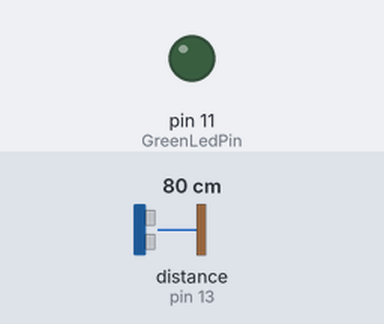
The sketch below on a simulated Arduino Uno, built with avr-gcc and run on an emulated ATmega328P. On the bench: output pins drawn as LEDs (lit = HIGH). Wiring (inferred from the names in the program): ultrasonic range finder: trigger pin 12; echo pin 13. The inputs (shaded band) are chosen by the test bench; at power-on: distance to the obstacle (sensor on pin 13) 80 cm. The echo pulse lasts 58.3 µs per cm; pins used as bus, display or sensor lines are not drawn; what the sketch prints to the serial monitor is not drawn.

Above: at 1.2 s.
1.3 s: distance to the obstacle (sensor on pin 13) set to 17 cm
4.3 s: distance to the obstacle (sensor on pin 13) set to 14 cm
At 5.5 s:
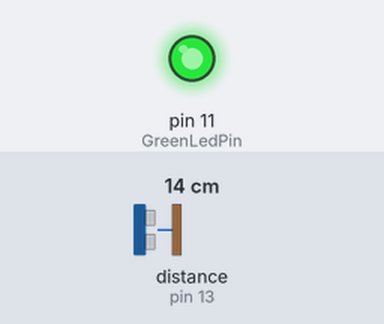
5.8 s: distance to the obstacle (sensor on pin 13) set to 60 cm
At 6.8 s:
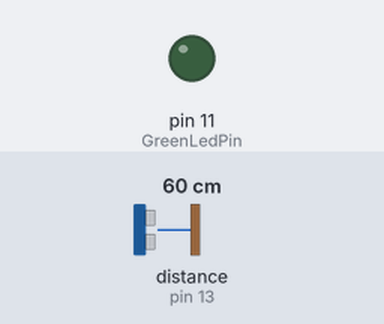
7.3 s: distance to the obstacle (sensor on pin 13) set to 18 cm
8.8 s: distance to the obstacle (sensor on pin 13) set to 15 cm
At 9.8 s:
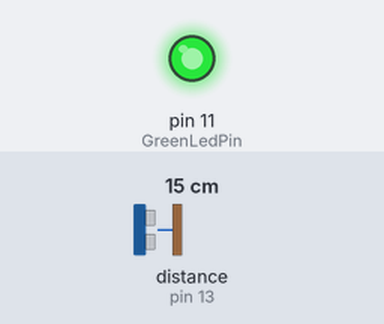
Timing chart, 0 to 11.8 s (numbered marks = the images above; inputs shaded):
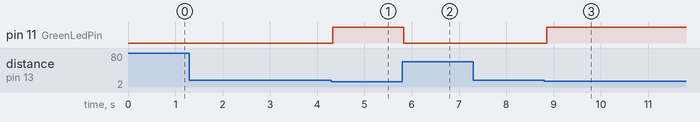

The sketch:

trafficcontrollerfor1sencor.ino
```cpp
#define sencor1EchoPin 13
#define sencor1TrigPin 12

#define GreenLedPin 11


void setup() {

 Serial.begin(9600);
 pinMode(sencor1TrigPin, OUTPUT);
 pinMode(sencor1EchoPin, INPUT);

 pinMode(GreenLedPin,OUTPUT);
}

void loop() {
  secsor1Sence();
}

void secsor1Sence(){
 long duration, distance;
 digitalWrite(sencor1TrigPin, LOW);
 delayMicroseconds(2);
 digitalWrite(sencor1TrigPin, HIGH);
 delayMicroseconds(10);
 digitalWrite(sencor1TrigPin, LOW);
 duration = pulseIn(sencor1EchoPin, HIGH);
 distance = (duration/2) / 29.1;

 if ( distance <= 15){
 digitalWrite(GreenLedPin,HIGH);
    }
else{
 digitalWrite(GreenLedPin,LOW);
    }
    Serial.println(" countodd");
    delay(50);
    Serial.println(" counteven");
}
```

Measured:
- the behaviour switches between 16 and 15 cm on distance to the obstacle (sensor on pin 13) (found by bisection; images 0 and 1)
- the behaviour switches between 17 and 16 cm on distance to the obstacle (sensor on pin 13) (found by bisection; images 2 and 3)
- after the input at 1.3 s, every drawn part: stays the same
- after the input at 4.3 s, pin 11 (GreenLedPin): LOW → HIGH at once
- after the input at 5.8 s, pin 11 (GreenLedPin): HIGH → LOW at once
- after the input at 7.3 s, every drawn part: stays the same
- after the input at 8.8 s, pin 11 (GreenLedPin): LOW → HIGH after 0.05 s
